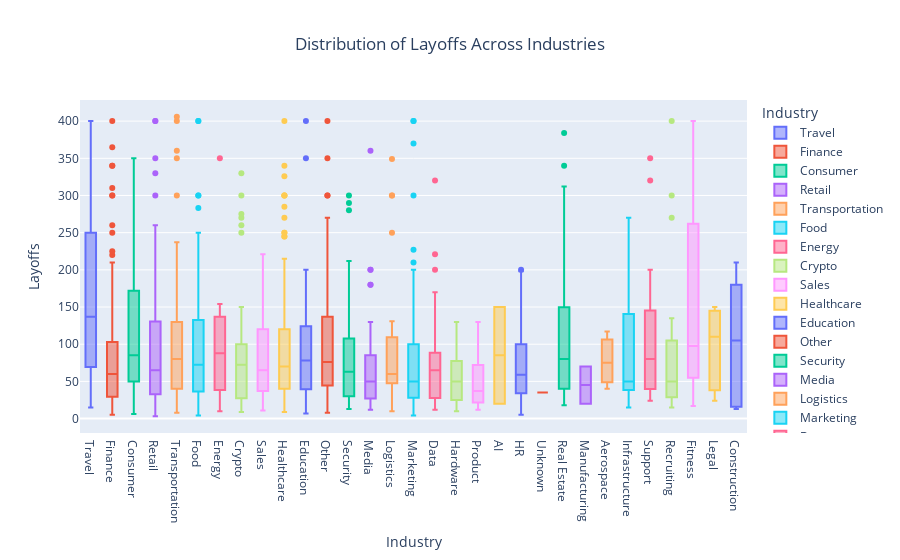

Here is the notebook cell this chart was saved with:
### Markdown cell above
# Distribution of Layoffs across Industries

### Code cell
# Box plot distribution of layoffs across industries
fig_industries_box = px.box(
    clean_df, 
    x = 'Industry', 
    y = 'Layoffs',
    title = 'Distribution of Layoffs Across Industries',
    color = 'Industry'
)

fig_industries_box.update_layout(title_x = 0.5)

fig_industries_box.show()

### Figure 1 — Plotly figure (JSON) as saved in the notebook; plotly's stock layout.template omitted (floating-point values rounded to 4 significant figures; data arrays with more than 128 entries replaced by an {"elided": "..."} marker saying what was removed)
{"data": [{"alignmentgroup": "True", "hovertemplate": "Industry=%{x}<br>Layoffs=%{y}<extra></extra>", "legendgroup": "Travel", "marker": {"color": "#636efa"}, "name": "Travel", "notched": false, "offsetgroup": "Travel", "orientation": "v", "showlegend": true, "type": "box", "x": ["Travel", "Travel", "Travel", "Travel", "Travel", "Travel", "Travel", "Travel", "Travel", "Travel", "Travel", "Travel", "Travel", "Travel", "Travel", "Travel", "Travel", "Travel", "Travel", "Travel", "Travel", "Travel", "Travel", "Travel", "Travel", "Travel", "Travel", "Travel", "Travel", "Travel", "Travel", "Travel"], "x0": " ", "xaxis": "x", "y": [320, 106, 216, 125, 250, 175, 50, 164, 100, 109, 144, 250, 30, 200, 90, 350, 300, 350, 70, 69, 160, 15, 300, 35, 80, 250, 300, 56, 400, 38, 50, 130], "y0": " ", "yaxis": "y"}, {"alignmentgroup": "True", "hovertemplate": "Industry=%{x}<br>Layoffs=%{y}<extra></extra>", "legendgroup": "Finance", "marker": {"color": "#EF553B"}, "name": "Finance", "notched": false, "offsetgroup": "Finance", "orientation": "v", "showlegend": true, "type": "box", "x": {"elided": "171 str values"}, "x0": " ", "xaxis": "x", "y": {"elided": "171 int values"}, "y0": " ", "yaxis": "y"}, {"alignmentgroup": "True", "hovertemplate": "Industry=%{x}<br>Layoffs=%{y}<extra></extra>", "legendgroup": "Consumer", "marker": {"color": "#00cc96"}, "name": "Consumer", "notched": false, "offsetgroup": "Consumer", "orientation": "v", "showlegend": true, "type": "box", "x": ["Consumer", "Consumer", "Consumer", "Consumer", "Consumer", "Consumer", "Consumer", "Consumer", "Consumer", "Consumer", "Consumer", "Consumer", "Consumer", "Consumer", "Consumer", "Consumer", "Consumer", "Consumer", "Consumer", "Consumer", "Consumer", "Consumer", "Consumer", "Consumer", "Consumer", "Consumer", "Consumer", "Consumer", "Consumer", "Consumer", "Consumer", "Consumer", "Consumer", "Consumer", "Consumer", "Consumer", "Consumer", "Consumer", "Consumer", "Consumer", "Consumer", "Consumer", "Consumer", "Consumer"], "x0": " ", "xaxis": "x", "y": [350, 80, 60, 350, 170, 40, 37, 130, 60, 78, 80, 85, 140, 60, 160, 95, 300, 35, 50, 140, 200, 80, 85, 23, 30, 25, 100, 30, 70, 90, 87, 180, 80, 250, 174, 270, 6, 155, 200, 45, 11, 50, 194, 250], "y0": " ", "yaxis": "y"}, {"alignmentgroup": "True", "hovertemplate": "Industry=%{x}<br>Layoffs=%{y}<extra></extra>", "legendgroup": "Retail", "marker": {"color": "#ab63fa"}, "name": "Retail", "notched": false, "offsetgroup": "Retail", "orientation": "v", "showlegend": true, "type": "box", "x": ["Retail", "Retail", "Retail", "Retail", "Retail", "Retail", "Retail", "Retail", "Retail", "Retail", "Retail", "Retail", "Retail", "Retail", "Retail", "Retail", "Retail", "Retail", "Retail", "Retail", "Retail", "Retail", "Retail", "Retail", "Retail", "Retail", "Retail", "Retail", "Retail", "Retail", "Retail", "Retail", "Retail", "Retail", "Retail", "Retail", "Retail", "Retail", "Retail", "Retail", "Retail", "Retail", "Retail", "Retail", "Retail", "Retail", "Retail", "Retail", "Retail", "Retail", "Retail", "Retail", "Retail", "Retail", "Retail", "Retail", "Retail", "Retail", "Retail", "Retail", "Retail", "Retail", "Retail", "Retail", "Retail", "Retail", "Retail", "Retail", "Retail", "Retail", "Retail", "Retail", "Retail", "Retail", "Retail", "Retail", "Retail", "Retail", "Retail", "Retail", "Retail", "Retail", "Retail", "Retail", "Retail", "Retail", "Retail", "Retail", "Retail", "Retail", "Retail"], "x0": " ", "xaxis": "x", "y": [60, 55, 40, 21, 37, 30, 225, 230, 24, 60, 350, 35, 22, 70, 251, 20, 45, 100, 40, 56, 32, 100, 230, 65, 100, 31, 100, 25, 40, 30, 25, 93, 180, 110, 134, 30, 50, 160, 80, 90, 56, 55, 138, 54, 60, 48, 50, 19, 24, 70, 13, 400, 30, 120, 100, 30, 191, 250, 100, 330, 70, 50, 200, 400, 29, 260, 300, 30, 150, 100, 3, 20, 120, 20, 100, 78, 44, 200, 235, 36, 200, 87, 60, 147, 60, 70, 65, 250, 23, 91, 20], "y0": " ", "yaxis": "y"}, {"alignmentgroup": "True", "hovertemplate": "Industry=%{x}<br>Layoffs=%{y}<extra></extra>", "legendgroup": "Transportation", "marker": {"color": "#FFA15A"}, "name": "Transportation", "notched": false, "offsetgroup": "Transportation", "orientation": "v", "showlegend": true, "type": "box", "x": ["Transportation", "Transportation", "Transportation", "Transportation", "Transportation", "Transportation", "Transportation", "Transportation", "Transportation", "Transportation", "Transportation", "Transportation", "Transportation", "Transportation", "Transportation", "Transportation", "Transportation", "Transportation", "Transportation", "Transportation", "Transportation", "Transportation", "Transportation", "Transportation", "Transportation", "Transportation", "Transportation", "Transportation", "Transportation", "Transportation", "Transportation", "Transportation", "Transportation", "Transportation", "Transportation", "Transportation", "Transportation", "Transportation", "Transportation", "Transportation", "Transportation", "Transportation", "Transportation", "Transportation", "Transportation", "Transportation", "Transportation", "Transportation", "Transportation", "Transportation", "Transportation", "Transportation", "Transportation", "Transportation", "Transportation"], "x0": " ", "xaxis": "x", "y": [120, 60, 48, 128, 17, 300, 200, 102, 27, 46, 40, 360, 31, 80, 40, 350, 160, 80, 237, 130, 70, 65, 78, 75, 180, 63, 58, 76, 40, 16, 35, 35, 138, 400, 100, 111, 200, 30, 130, 40, 219, 35, 80, 57, 10, 130, 15, 100, 92, 23, 108, 406, 100, 100, 8], "y0": " ", "yaxis": "y"}, {"alignmentgroup": "True", "hovertemplate": "Industry=%{x}<br>Layoffs=%{y}<extra></extra>", "legendgroup": "Food", "marker": {"color": "#19d3f3"}, "name": "Food", "notched": false, "offsetgroup": "Food", "orientation": "v", "showlegend": true, "type": "box", "x": ["Food", "Food", "Food", "Food", "Food", "Food", "Food", "Food", "Food", "Food", "Food", "Food", "Food", "Food", "Food", "Food", "Food", "Food", "Food", "Food", "Food", "Food", "Food", "Food", "Food", "Food", "Food", "Food", "Food", "Food", "Food", "Food", "Food", "Food", "Food", "Food", "Food", "Food", "Food", "Food", "Food", "Food", "Food", "Food", "Food", "Food", "Food", "Food", "Food", "Food", "Food", "Food", "Food", "Food", "Food", "Food"], "x0": " ", "xaxis": "x", "y": [20, 80, 68, 100, 65, 150, 30, 34, 283, 300, 134, 38, 81, 400, 100, 250, 17, 300, 40, 65, 40, 130, 27, 93, 100, 211, 50, 70, 70, 70, 200, 200, 26, 40, 60, 100, 23, 80, 50, 150, 21, 100, 20, 100, 60, 87, 180, 75, 35, 131, 4, 400, 196, 5, 9, 30], "y0": " ", "yaxis": "y"}, {"alignmentgroup": "True", "hovertemplate": "Industry=%{x}<br>Layoffs=%{y}<extra></extra>", "legendgroup": "Energy", "marker": {"color": "#FF6692"}, "name": "Energy", "notched": false, "offsetgroup": "Energy", "orientation": "v", "showlegend": true, "type": "box", "x": ["Energy", "Energy", "Energy", "Energy", "Energy", "Energy", "Energy", "Energy"], "x0": " ", "xaxis": "x", "y": [65, 111, 154, 350, 10, 30, 120, 47], "y0": " ", "yaxis": "y"}, {"alignmentgroup": "True", "hovertemplate": "Industry=%{x}<br>Layoffs=%{y}<extra></extra>", "legendgroup": "Crypto", "marker": {"color": "#B6E880"}, "name": "Crypto", "notched": false, "offsetgroup": "Crypto", "orientation": "v", "showlegend": true, "type": "box", "x": ["Crypto", "Crypto", "Crypto", "Crypto", "Crypto", "Crypto", "Crypto", "Crypto", "Crypto", "Crypto", "Crypto", "Crypto", "Crypto", "Crypto", "Crypto", "Crypto", "Crypto", "Crypto", "Crypto", "Crypto", "Crypto", "Crypto", "Crypto", "Crypto", "Crypto", "Crypto", "Crypto", "Crypto", "Crypto", "Crypto", "Crypto", "Crypto", "Crypto", "Crypto", "Crypto", "Crypto", "Crypto", "Crypto", "Crypto", "Crypto", "Crypto", "Crypto", "Crypto", "Crypto", "Crypto", "Crypto", "Crypto", "Crypto"], "x0": " ", "xaxis": "x", "y": [20, 60, 150, 26, 80, 30, 16, 17, 75, 100, 30, 89, 44, 29, 21, 330, 110, 100, 275, 10, 33, 100, 20, 20, 59, 134, 100, 30, 20, 150, 68, 42, 30, 150, 12, 300, 70, 270, 9, 24, 250, 260, 100, 90, 80, 80, 75, 91], "y0": " ", "yaxis": "y"}, {"alignmentgroup": "True", "hovertemplate": "Industry=%{x}<br>Layoffs=%{y}<extra></extra>", "legendgroup": "Sales", "marker": {"color": "#FF97FF"}, "name": "Sales", "notched": false, "offsetgroup": "Sales", "orientation": "v", "showlegend": true, "type": "box", "x": ["Sales", "Sales", "Sales", "Sales", "Sales", "Sales", "Sales", "Sales", "Sales", "Sales", "Sales", "Sales", "Sales", "Sales", "Sales", "Sales", "Sales", "Sales", "Sales", "Sales", "Sales", "Sales"], "x0": " ", "xaxis": "x", "y": [40, 140, 140, 120, 17, 70, 221, 80, 100, 100, 40, 37, 31, 143, 120, 150, 27, 60, 57, 15, 51, 11], "y0": " ", "yaxis": "y"}, {"alignmentgroup": "True", "hovertemplate": "Industry=%{x}<br>Layoffs=%{y}<extra></extra>", "legendgroup": "Healthcare", "marker": {"color": "#FECB52"}, "name": "Healthcare", "notched": false, "offsetgroup": "Healthcare", "orientation": "v", "showlegend": true, "type": "box", "x": ["Healthcare", "Healthcare", "Healthcare", "Healthcare", "Healthcare", "Healthcare", "Healthcare", "Healthcare", "Healthcare", "Healthcare", "Healthcare", "Healthcare", "Healthcare", "Healthcare", "Healthcare", "Healthcare", "Healthcare", "Healthcare", "Healthcare", "Healthcare", "Healthcare", "Healthcare", "Healthcare", "Healthcare", "Healthcare", "Healthcare", "Healthcare", "Healthcare", "Healthcare", "Healthcare", "Healthcare", "Healthcare", "Healthcare", "Healthcare", "Healthcare", "Healthcare", "Healthcare", "Healthcare", "Healthcare", "Healthcare", "Healthcare", "Healthcare", "Healthcare", "Healthcare", "Healthcare", "Healthcare", "Healthcare", "Healthcare", "Healthcare", "Healthcare", "Healthcare", "Healthcare", "Healthcare", "Healthcare", "Healthcare", "Healthcare", "Healthcare", "Healthcare", "Healthcare", "Healthcare", "Healthcare", "Healthcare", "Healthcare", "Healthcare", "Healthcare", "Healthcare", "Healthcare", "Healthcare", "Healthcare", "Healthcare", "Healthcare", "Healthcare", "Healthcare", "Healthcare", "Healthcare", "Healthcare", "Healthcare", "Healthcare", "Healthcare", "Healthcare", "Healthcare", "Healthcare", "Healthcare", "Healthcare", "Healthcare", "Healthcare", "Healthcare", "Healthcare", "Healthcare", "Healthcare"], "x0": " ", "xaxis": "x", "y": [245, 49, 63, 70, 50, 94, 100, 119, 114, 30, 50, 45, 50, 100, 71, 20, 181, 100, 75, 155, 270, 70, 326, 45, 23, 300, 285, 215, 31, 56, 130, 245, 200, 300, 31, 46, 50, 78, 113, 105, 59, 59, 36, 65, 300, 400, 62, 23, 30, 67, 120, 29, 40, 90, 140, 30, 95, 35, 80, 250, 16, 175, 90, 130, 100, 25, 50, 15, 11, 156, 110, 50, 18, 75, 50, 60, 150, 250, 100, 100, 47, 44, 10, 40, 23, 10, 340, 18, 100, 9], "y0": " ", "yaxis": "y"}, {"alignmentgroup": "True", "hovertemplate": "Industry=%{x}<br>Layoffs=%{y}<extra></extra>", "legendgroup": "Education", "marker": {"color": "#636efa"}, "name": "Education", "notched": false, "offsetgroup": "Education", "orientation": "v", "showlegend": true, "type": "box", "x": ["Education", "Education", "Education", "Education", "Education", "Education", "Education", "Education", "Education", "Education", "Education", "Education", "Education", "Education", "Education", "Education", "Education", "Education", "Education", "Education", "Education", "Education", "Education", "Education", "Education", "Education", "Education", "Education", "Education", "Education", "Education", "Education", "Education", "Education", "Education", "Education", "Education", "Education", "Education", "Education"], "x0": " ", "xaxis": "x", "y": [35, 120, 29, 87, 42, 106, 80, 128, 172, 81, 89, 42, 27, 76, 400, 43, 45, 90, 350, 55, 47, 80, 73, 60, 31, 120, 150, 33, 26, 12, 145, 200, 72, 150, 100, 37, 150, 16, 140, 7], "y0": " ", "yaxis": "y"}, {"alignmentgroup": "True", "hovertemplate": "Industry=%{x}<br>Layoffs=%{y}<extra></extra>", "legendgroup": "Other", "marker": {"color": "#EF553B"}, "name": "Other", "notched": false, "offsetgroup": "Other", "orientation": "v", "showlegend": true, "type": "box", "x": ["Other", "Other", "Other", "Other", "Other", "Other", "Other", "Other", "Other", "Other", "Other", "Other", "Other", "Other", "Other", "Other", "Other", "Other", "Other", "Other", "Other", "Other", "Other", "Other", "Other", "Other", "Other", "Other", "Other", "Other", "Other", "Other", "Other", "Other", "Other", "Other", "Other", "Other", "Other", "Other", "Other", "Other", "Other", "Other", "Other", "Other", "Other", "Other", "Other", "Other", "Other", "Other", "Other", "Other", "Other", "Other", "Other"], "x0": " ", "xaxis": "x", "y": [150, 35, 75, 300, 13, 60, 80, 28, 90, 100, 60, 80, 137, 43, 74, 112, 300, 10, 50, 200, 8, 400, 85, 141, 119, 90, 115, 137, 100, 110, 270, 43, 200, 80, 25, 34, 120, 76, 180, 50, 45, 50, 50, 50, 60, 30, 242, 18, 18, 23, 50, 60, 350, 138, 62, 260, 30], "y0": " ", "yaxis": "y"}, {"alignmentgroup": "True", "hovertemplate": "Industry=%{x}<br>Layoffs=%{y}<extra></extra>", "legendgroup": "Security", "marker": {"color": "#00cc96"}, "name": "Security", "notched": false, "offsetgroup": "Security", "orientation": "v", "showlegend": true, "type": "box", "x": ["Security", "Security", "Security", "Security", "Security", "Security", "Security", "Security", "Security", "Security", "Security", "Security", "Security", "Security", "Security", "Security", "Security", "Security", "Security", "Security", "Security", "Security", "Security", "Security", "Security", "Security", "Security", "Security", "Security", "Security", "Security", "Security", "Security", "Security", "Security", "Security", "Security", "Security", "Security", "Security", "Security", "Security", "Security", "Security", "Security", "Security", "Security", "Security", "Security", "Security", "Security"], "x0": " ", "xaxis": "x", "y": [280, 60, 27, 101, 300, 200, 46, 30, 60, 50, 290, 100, 50, 177, 19, 66, 212, 19, 30, 100, 100, 100, 30, 25, 20, 65, 170, 110, 100, 200, 198, 20, 24, 38, 100, 55, 125, 115, 27, 70, 22, 90, 55, 16, 100, 130, 30, 50, 63, 13, 24], "y0": " ", "yaxis": "y"}, {"alignmentgroup": "True", "hovertemplate": "Industry=%{x}<br>Layoffs=%{y}<extra></extra>", "legendgroup": "Media", "marker": {"color": "#ab63fa"}, "name": "Media", "notched": false, "offsetgroup": "Media", "orientation": "v", "showlegend": true, "type": "box", "x": ["Media", "Media", "Media", "Media", "Media", "Media", "Media", "Media", "Media", "Media", "Media", "Media", "Media", "Media", "Media", "Media", "Media", "Media", "Media", "Media", "Media", "Media", "Media", "Media", "Media", "Media", "Media", "Media", "Media", "Media", "Media", "Media", "Media", "Media", "Media", "Media", "Media", "Media", "Media", "Media", "Media", "Media", "Media"], "x0": " ", "xaxis": "x", "y": [20, 80, 100, 360, 60, 24, 37, 48, 22, 180, 200, 42, 12, 50, 17, 130, 120, 40, 50, 75, 180, 200, 40, 24, 70, 80, 39, 13, 60, 14, 56, 87, 23, 100, 46, 95, 26, 30, 50, 24, 51, 31, 30], "y0": " ", "yaxis": "y"}, {"alignmentgroup": "True", "hovertemplate": "Industry=%{x}<br>Layoffs=%{y}<extra></extra>", "legendgroup": "Logistics", "marker": {"color": "#FFA15A"}, "name": "Logistics", "notched": false, "offsetgroup": "Logistics", "orientation": "v", "showlegend": true, "type": "box", "x": ["Logistics", "Logistics", "Logistics", "Logistics", "Logistics", "Logistics", "Logistics", "Logistics", "Logistics", "Logistics", "Logistics", "Logistics", "Logistics", "Logistics", "Logistics", "Logistics", "Logistics", "Logistics", "Logistics", "Logistics", "Logistics", "Logistics", "Logistics", "Logistics", "Logistics", "Logistics", "Logistics", "Logistics"], "x0": " ", "xaxis": "x", "y": [65, 99, 131, 50, 30, 130, 45, 300, 55, 60, 60, 60, 54, 30, 63, 120, 27, 10, 250, 90, 59, 300, 24, 10, 50, 75, 349, 65], "y0": " ", "yaxis": "y"}, {"alignmentgroup": "True", "hovertemplate": "Industry=%{x}<br>Layoffs=%{y}<extra></extra>", "legendgroup": "Marketing", "marker": {"color": "#19d3f3"}, "name": "Marketing", "notched": false, "offsetgroup": "Marketing", "orientation": "v", "showlegend": true, "type": "box", "x": ["Marketing", "Marketing", "Marketing", "Marketing", "Marketing", "Marketing", "Marketing", "Marketing", "Marketing", "Marketing", "Marketing", "Marketing", "Marketing", "Marketing", "Marketing", "Marketing", "Marketing", "Marketing", "Marketing", "Marketing", "Marketing", "Marketing", "Marketing", "Marketing", "Marketing", "Marketing", "Marketing", "Marketing", "Marketing", "Marketing", "Marketing", "Marketing", "Marketing", "Marketing", "Marketing", "Marketing", "Marketing", "Marketing", "Marketing", "Marketing", "Marketing", "Marketing", "Marketing", "Marketing", "Marketing", "Marketing", "Marketing", "Marketing", "Marketing", "Marketing", "Marketing", "Marketing", "Marketing", "Marketing", "Marketing", "Marketing", "Marketing", "Marketing", "Marketing", "Marketing", "Marketing", "Marketing", "Marketing", "Marketing", "Marketing", "Marketing", "Marketing", "Marketing", "Marketing", "Marketing", "Marketing", "Marketing", "Marketing", "Marketing", "Marketing", "Marketing", "Marketing", "Marketing", "Marketing", "Marketing"], "x0": " ", "xaxis": "x", "y": [12, 125, 50, 40, 100, 8, 90, 75, 70, 80, 150, 40, 370, 100, 19, 40, 20, 70, 100, 62, 60, 120, 100, 60, 9, 200, 70, 130, 25, 50, 227, 35, 180, 59, 100, 13, 30, 400, 20, 31, 47, 40, 30, 38, 30, 45, 24, 30, 120, 8, 40, 60, 17, 400, 101, 70, 50, 35, 19, 90, 30, 60, 8, 48, 30, 21, 100, 53, 100, 77, 26, 300, 23, 52, 20, 15, 210, 5, 52, 4], "y0": " ", "yaxis": "y"}, {"alignmentgroup": "True", "hovertemplate": "Industry=%{x}<br>Layoffs=%{y}<extra></extra>", "legendgroup": "Data", "marker": {"color": "#FF6692"}, "name": "Data", "notched": false, "offsetgroup": "Data", "orientation": "v", "showlegend": true, "type": "box", "x": ["Data", "Data", "Data", "Data", "Data", "Data", "Data", "Data", "Data", "Data", "Data", "Data", "Data", "Data", "Data", "Data", "Data", "Data", "Data", "Data", "Data", "Data", "Data", "Data", "Data", "Data", "Data", "Data", "Data", "Data", "Data", "Data", "Data", "Data", "Data", "Data", "Data", "Data", "Data"], "x0": " ", "xaxis": "x", "y": [60, 21, 84, 60, 170, 100, 320, 100, 99, 200, 221, 22, 30, 76, 24, 65, 12, 35, 30, 15, 80, 80, 30, 27, 70, 59, 100, 70, 70, 12, 65, 50, 80, 80, 20, 90, 90, 25, 20], "y0": " ", "yaxis": "y"}, {"alignmentgroup": "True", "hovertemplate": "Industry=%{x}<br>Layoffs=%{y}<extra></extra>", "legendgroup": "Hardware", "marker": {"color": "#B6E880"}, "name": "Hardware", "notched": false, "offsetgroup": "Hardware", "orientation": "v", "showlegend": true, "type": "box", "x": ["Hardware", "Hardware", "Hardware", "Hardware", "Hardware"], "x0": " ", "xaxis": "x", "y": [10, 130, 60, 50, 30], "y0": " ", "yaxis": "y"}, {"alignmentgroup": "True", "hovertemplate": "Industry=%{x}<br>Layoffs=%{y}<extra></extra>", "legendgroup": "Product", "marker": {"color": "#FF97FF"}, "name": "Product", "notched": false, "offsetgroup": "Product", "orientation": "v", "showlegend": true, "type": "box", "x": ["Product", "Product", "Product", "Product", "Product", "Product", "Product", "Product", "Product", "Product", "Product", "Product", "Product", "Product", "Product", "Product", "Product", "Product", "Product"], "x0": " ", "xaxis": "x", "y": [40, 37, 100, 130, 21, 20, 48, 23, 45, 80, 23, 100, 20, 24, 34, 90, 39, 18, 12], "y0": " ", "yaxis": "y"}, {"alignmentgroup": "True", "hovertemplate": "Industry=%{x}<br>Layoffs=%{y}<extra></extra>", "legendgroup": "AI", "marker": {"color": "#FECB52"}, "name": "AI", "notched": false, "offsetgroup": "AI", "orientation": "v", "showlegend": true, "type": "box", "x": ["AI", "AI"], "x0": " ", "xaxis": "x", "y": [150, 20], "y0": " ", "yaxis": "y"}, {"alignmentgroup": "True", "hovertemplate": "Industry=%{x}<br>Layoffs=%{y}<extra></extra>", "legendgroup": "HR", "marker": {"color": "#636efa"}, "name": "HR", "notched": false, "offsetgroup": "HR", "orientation": "v", "showlegend": true, "type": "box", "x": ["HR", "HR", "HR", "HR", "HR", "HR", "HR", "HR", "HR", "HR", "HR", "HR", "HR", "HR", "HR", "HR", "HR", "HR", "HR", "HR", "HR", "HR", "HR", "HR", "HR", "HR", "HR", "HR", "HR", "HR", "HR", "HR", "HR", "HR", "HR", "HR", "HR"], "x0": " ", "xaxis": "x", "y": [73, 150, 100, 58, 14, 35, 90, 140, 130, 200, 126, 90, 105, 60, 198, 17, 35, 11, 31, 29, 5, 16, 54, 100, 64, 36, 16, 60, 110, 87, 55, 40, 58, 10, 59, 35, 70], "y0": " ", "yaxis": "y"}, {"alignmentgroup": "True", "hovertemplate": "Industry=%{x}<br>Layoffs=%{y}<extra></extra>", "legendgroup": "Unknown", "marker": {"color": "#EF553B"}, "name": "Unknown", "notched": false, "offsetgroup": "Unknown", "orientation": "v", "showlegend": true, "type": "box", "x": ["Unknown"], "x0": " ", "xaxis": "x", "y": [35], "y0": " ", "yaxis": "y"}, {"alignmentgroup": "True", "hovertemplate": "Industry=%{x}<br>Layoffs=%{y}<extra></extra>", "legendgroup": "Real Estate", "marker": {"color": "#00cc96"}, "name": "Real Estate", "notched": false, "offsetgroup": "Real Estate", "orientation": "v", "showlegend": true, "type": "box", "x": ["Real Estate", "Real Estate", "Real Estate", "Real Estate", "Real Estate", "Real Estate", "Real Estate", "Real Estate", "Real Estate", "Real Estate", "Real Estate", "Real Estate", "Real Estate", "Real Estate", "Real Estate", "Real Estate", "Real Estate", "Real Estate", "Real Estate", "Real Estate", "Real Estate", "Real Estate", "Real Estate", "Real Estate", "Real Estate", "Real Estate", "Real Estate", "Real Estate", "Real Estate", "Real Estate", "Real Estate", "Real Estate", "Real Estate", "Real Estate", "Real Estate", "Real Estate", "Real Estate", "Real Estate", "Real Estate"], "x0": " ", "xaxis": "x", "y": [40, 149, 40, 61, 201, 340, 18, 312, 30, 100, 300, 300, 64, 100, 40, 40, 29, 200, 39, 384, 45, 160, 115, 119, 57, 20, 24, 73, 28, 20, 88, 47, 40, 236, 90, 130, 127, 80, 150], "y0": " ", "yaxis": "y"}, {"alignmentgroup": "True", "hovertemplate": "Industry=%{x}<br>Layoffs=%{y}<extra></extra>", "legendgroup": "Manufacturing", "marker": {"color": "#ab63fa"}, "name": "Manufacturing", "notched": false, "offsetgroup": "Manufacturing", "orientation": "v", "showlegend": true, "type": "box", "x": ["Manufacturing", "Manufacturing"], "x0": " ", "xaxis": "x", "y": [70, 20], "y0": " ", "yaxis": "y"}, {"alignmentgroup": "True", "hovertemplate": "Industry=%{x}<br>Layoffs=%{y}<extra></extra>", "legendgroup": "Aerospace", "marker": {"color": "#FFA15A"}, "name": "Aerospace", "notched": false, "offsetgroup": "Aerospace", "orientation": "v", "showlegend": true, "type": "box", "x": ["Aerospace", "Aerospace", "Aerospace"], "x0": " ", "xaxis": "x", "y": [117, 75, 40], "y0": " ", "yaxis": "y"}, {"alignmentgroup": "True", "hovertemplate": "Industry=%{x}<br>Layoffs=%{y}<extra></extra>", "legendgroup": "Infrastructure", "marker": {"color": "#19d3f3"}, "name": "Infrastructure", "notched": false, "offsetgroup": "Infrastructure", "orientation": "v", "showlegend": true, "type": "box", "x": ["Infrastructure", "Infrastructure", "Infrastructure", "Infrastructure", "Infrastructure", "Infrastructure", "Infrastructure", "Infrastructure", "Infrastructure", "Infrastructure", "Infrastructure", "Infrastructure", "Infrastructure", "Infrastructure", "Infrastructure", "Infrastructure", "Infrastructure"], "x0": " ", "xaxis": "x", "y": [255, 134, 40, 50, 40, 200, 95, 40, 110, 270, 15, 80, 160, 34, 30, 50, 30], "y0": " ", "yaxis": "y"}, {"alignmentgroup": "True", "hovertemplate": "Industry=%{x}<br>Layoffs=%{y}<extra></extra>", "legendgroup": "Support", "marker": {"color": "#FF6692"}, "name": "Support", "notched": false, "offsetgroup": "Support", "orientation": "v", "showlegend": true, "type": "box", "x": ["Support", "Support", "Support", "Support", "Support", "Support", "Support", "Support", "Support", "Support", "Support", "Support", "Support", "Support", "Support", "Support", "Support", "Support", "Support", "Support", "Support"], "x0": " ", "xaxis": "x", "y": [320, 114, 100, 155, 142, 30, 76, 90, 124, 350, 200, 78, 193, 49, 52, 39, 36, 33, 40, 80, 24], "y0": " ", "yaxis": "y"}, {"alignmentgroup": "True", "hovertemplate": "Industry=%{x}<br>Layoffs=%{y}<extra></extra>", "legendgroup": "Recruiting", "marker": {"color": "#B6E880"}, "name": "Recruiting", "notched": false, "offsetgroup": "Recruiting", "orientation": "v", "showlegend": true, "type": "box", "x": ["Recruiting", "Recruiting", "Recruiting", "Recruiting", "Recruiting", "Recruiting", "Recruiting", "Recruiting", "Recruiting", "Recruiting", "Recruiting", "Recruiting", "Recruiting", "Recruiting", "Recruiting", "Recruiting", "Recruiting", "Recruiting", "Recruiting", "Recruiting", "Recruiting"], "x0": " ", "xaxis": "x", "y": [270, 58, 100, 86, 15, 100, 50, 23, 36, 300, 135, 40, 25, 120, 86, 18, 39, 46, 400, 30, 15], "y0": " ", "yaxis": "y"}, {"alignmentgroup": "True", "hovertemplate": "Industry=%{x}<br>Layoffs=%{y}<extra></extra>", "legendgroup": "Fitness", "marker": {"color": "#FF97FF"}, "name": "Fitness", "notched": false, "offsetgroup": "Fitness", "orientation": "v", "showlegend": true, "type": "box", "x": ["Fitness", "Fitness", "Fitness", "Fitness", "Fitness", "Fitness", "Fitness", "Fitness", "Fitness", "Fitness"], "x0": " ", "xaxis": "x", "y": [80, 30, 300, 400, 55, 95, 262, 154, 100, 17], "y0": " ", "yaxis": "y"}, {"alignmentgroup": "True", "hovertemplate": "Industry=%{x}<br>Layoffs=%{y}<extra></extra>", "legendgroup": "Legal", "marker": {"color": "#FECB52"}, "name": "Legal", "notched": false, "offsetgroup": "Legal", "orientation": "v", "showlegend": true, "type": "box", "x": ["Legal", "Legal", "Legal", "Legal", "Legal", "Legal", "Legal"], "x0": " ", "xaxis": "x", "y": [24, 130, 62, 150, 30, 110, 150], "y0": " ", "yaxis": "y"}, {"alignmentgroup": "True", "hovertemplate": "Industry=%{x}<br>Layoffs=%{y}<extra></extra>", "legendgroup": "Construction", "marker": {"color": "#636efa"}, "name": "Construction", "notched": false, "offsetgroup": "Construction", "orientation": "v", "showlegend": true, "type": "box", "x": ["Construction", "Construction", "Construction", "Construction", "Construction", "Construction"], "x0": " ", "xaxis": "x", "y": [13, 210, 70, 140, 180, 16], "y0": " ", "yaxis": "y"}], "layout": {"boxmode": "overlay", "legend": {"title": {"text": "Industry"}, "tracegroupgap": 0}, "title": {"text": "Distribution of Layoffs Across Industries", "x": 0.5}, "xaxis": {"anchor": "y", "categoryarray": ["Travel", "Finance", "Consumer", "Retail", "Transportation", "Food", "Energy", "Crypto", "Sales", "Healthcare", "Education", "Other", "Security", "Media", "Logistics", "Marketing", "Data", "Hardware", "Product", "AI", "HR", "Unknown", "Real Estate", "Manufacturing", "Aerospace", "Infrastructure", "Support", "Recruiting", "Fitness", "Legal", "Construction"], "categoryorder": "array", "domain": [0, 1], "title": {"text": "Industry"}}, "yaxis": {"anchor": "x", "domain": [0, 1], "title": {"text": "Layoffs"}}}}
